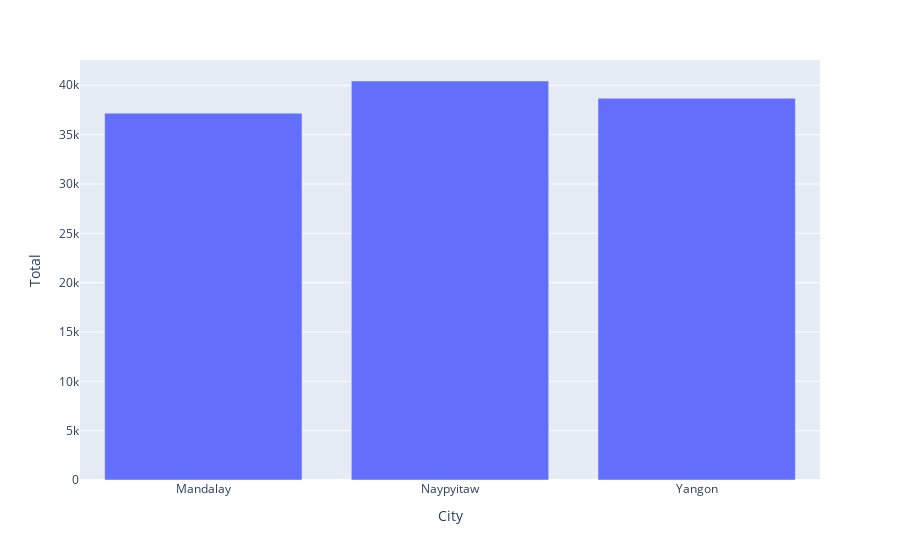

This figure's notebook cell:
### Code cell
# Faturamento por filial
fig_city = px.bar(total_per_city, x='City', y='Total')

fig_city.show()

### Figure 1 — Plotly figure (JSON) as saved in the notebook; plotly's stock layout.template omitted (floating-point values rounded to 4 significant figures)
{"data": [{"alignmentgroup": "True", "hovertemplate": "City=%{x}<br>Total=%{y}<extra></extra>", "legendgroup": "", "marker": {"color": "#636efa", "pattern": {"shape": ""}}, "name": "", "offsetgroup": "", "orientation": "v", "showlegend": false, "textposition": "auto", "type": "bar", "x": ["Mandalay", "Naypyitaw", "Yangon"], "xaxis": "x", "y": [37180.0, 40430.0, 38680.0], "yaxis": "y"}], "layout": {"barmode": "relative", "legend": {"tracegroupgap": 0}, "margin": {"t": 60}, "xaxis": {"anchor": "y", "domain": [0, 1], "title": {"text": "City"}}, "yaxis": {"anchor": "x", "domain": [0, 1], "title": {"text": "Total"}}}}
